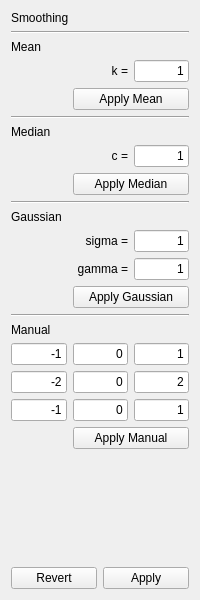
<?xml version="1.0" encoding="UTF-8"?>
<ui version="4.0">
 <class>SmoothingInspector</class>
 <widget class="QWidget" name="SmoothingInspector">
  <property name="geometry">
   <rect>
    <x>0</x>
    <y>0</y>
    <width>200</width>
    <height>600</height>
   </rect>
  </property>
  <property name="minimumSize">
   <size>
    <width>200</width>
    <height>0</height>
   </size>
  </property>
  <property name="maximumSize">
   <size>
    <width>200</width>
    <height>16777215</height>
   </size>
  </property>
  <property name="windowTitle">
   <string>Form</string>
  </property>
  <layout class="QVBoxLayout" name="verticalLayout">
   <item>
    <layout class="QGridLayout" name="gridLayout">
     <item row="7" column="2">
      <widget class="QLineEdit" name="logLineEdit">
       <property name="sizePolicy">
        <sizepolicy hsizetype="Minimum" vsizetype="Fixed">
         <horstretch>0</horstretch>
         <verstretch>0</verstretch>
        </sizepolicy>
       </property>
       <property name="layoutDirection">
        <enum>Qt::LeftToRight</enum>
       </property>
       <property name="text">
        <string>1</string>
       </property>
       <property name="alignment">
        <set>Qt::AlignRight|Qt::AlignTrailing|Qt::AlignVCenter</set>
       </property>
      </widget>
     </item>
     <item row="6" column="0">
      <widget class="QLabel" name="rotationLabel">
       <property name="text">
        <string>Median</string>
       </property>
      </widget>
     </item>
     <item row="3" column="2">
      <widget class="QLineEdit" name="linearLineEdit">
       <property name="sizePolicy">
        <sizepolicy hsizetype="Minimum" vsizetype="Fixed">
         <horstretch>0</horstretch>
         <verstretch>0</verstretch>
        </sizepolicy>
       </property>
       <property name="text">
        <string>1</string>
       </property>
       <property name="alignment">
        <set>Qt::AlignRight|Qt::AlignTrailing|Qt::AlignVCenter</set>
       </property>
      </widget>
     </item>
     <item row="0" column="0" colspan="3">
      <widget class="QLabel" name="smoothingLabel">
       <property name="text">
        <string>Smoothing</string>
       </property>
      </widget>
     </item>
     <item row="10" column="0">
      <widget class="QLabel" name="label_3">
       <property name="text">
        <string>Gaussian</string>
       </property>
      </widget>
     </item>
     <item row="2" column="0">
      <widget class="QLabel" name="label">
       <property name="text">
        <string>Mean</string>
       </property>
      </widget>
     </item>
     <item row="11" column="2">
      <widget class="QLineEdit" name="powerCLineEdit">
       <property name="sizePolicy">
        <sizepolicy hsizetype="Minimum" vsizetype="Fixed">
         <horstretch>0</horstretch>
         <verstretch>0</verstretch>
        </sizepolicy>
       </property>
       <property name="text">
        <string>1</string>
       </property>
       <property name="alignment">
        <set>Qt::AlignRight|Qt::AlignTrailing|Qt::AlignVCenter</set>
       </property>
      </widget>
     </item>
     <item row="5" column="0" colspan="3">
      <widget class="Line" name="line">
       <property name="orientation">
        <enum>Qt::Horizontal</enum>
       </property>
      </widget>
     </item>
     <item row="1" column="0" colspan="3">
      <widget class="Line" name="line_2">
       <property name="orientation">
        <enum>Qt::Horizontal</enum>
       </property>
      </widget>
     </item>
     <item row="12" column="2">
      <widget class="QLineEdit" name="powerGammaLineEdit">
       <property name="sizePolicy">
        <sizepolicy hsizetype="Minimum" vsizetype="Fixed">
         <horstretch>0</horstretch>
         <verstretch>0</verstretch>
        </sizepolicy>
       </property>
       <property name="text">
        <string>1</string>
       </property>
       <property name="alignment">
        <set>Qt::AlignRight|Qt::AlignTrailing|Qt::AlignVCenter</set>
       </property>
      </widget>
     </item>
     <item row="20" column="0" colspan="3">
      <spacer name="verticalSpacer">
       <property name="orientation">
        <enum>Qt::Vertical</enum>
       </property>
       <property name="sizeHint" stdset="0">
        <size>
         <width>20</width>
         <height>40</height>
        </size>
       </property>
      </spacer>
     </item>
     <item row="15" column="0">
      <widget class="QLabel" name="label_6">
       <property name="text">
        <string>Manual</string>
       </property>
      </widget>
     </item>
     <item row="3" column="1">
      <widget class="QLabel" name="label_2">
       <property name="text">
        <string>k =</string>
       </property>
       <property name="alignment">
        <set>Qt::AlignRight|Qt::AlignTrailing|Qt::AlignVCenter</set>
       </property>
      </widget>
     </item>
     <item row="19" column="1" colspan="2">
      <widget class="QPushButton" name="manualButton">
       <property name="text">
        <string>Apply Manual</string>
       </property>
      </widget>
     </item>
     <item row="9" column="0" colspan="3">
      <widget class="Line" name="line_3">
       <property name="orientation">
        <enum>Qt::Horizontal</enum>
       </property>
      </widget>
     </item>
     <item row="17" column="0">
      <widget class="QLineEdit" name="manual10LineEdit">
       <property name="sizePolicy">
        <sizepolicy hsizetype="Minimum" vsizetype="Fixed">
         <horstretch>0</horstretch>
         <verstretch>0</verstretch>
        </sizepolicy>
       </property>
       <property name="text">
        <string>-2</string>
       </property>
       <property name="alignment">
        <set>Qt::AlignRight|Qt::AlignTrailing|Qt::AlignVCenter</set>
       </property>
      </widget>
     </item>
     <item row="7" column="1">
      <widget class="QLabel" name="zoomLabel">
       <property name="text">
        <string>c =</string>
       </property>
       <property name="alignment">
        <set>Qt::AlignRight|Qt::AlignTrailing|Qt::AlignVCenter</set>
       </property>
      </widget>
     </item>
     <item row="18" column="0">
      <widget class="QLineEdit" name="manual20LineEdit">
       <property name="sizePolicy">
        <sizepolicy hsizetype="Minimum" vsizetype="Fixed">
         <horstretch>0</horstretch>
         <verstretch>0</verstretch>
        </sizepolicy>
       </property>
       <property name="text">
        <string>-1</string>
       </property>
       <property name="alignment">
        <set>Qt::AlignRight|Qt::AlignTrailing|Qt::AlignVCenter</set>
       </property>
      </widget>
     </item>
     <item row="11" column="1">
      <widget class="QLabel" name="label_4">
       <property name="text">
        <string>sigma =</string>
       </property>
       <property name="alignment">
        <set>Qt::AlignRight|Qt::AlignTrailing|Qt::AlignVCenter</set>
       </property>
      </widget>
     </item>
     <item row="18" column="1">
      <widget class="QLineEdit" name="manual21LineEdit">
       <property name="sizePolicy">
        <sizepolicy hsizetype="Minimum" vsizetype="Fixed">
         <horstretch>0</horstretch>
         <verstretch>0</verstretch>
        </sizepolicy>
       </property>
       <property name="text">
        <string>0</string>
       </property>
       <property name="alignment">
        <set>Qt::AlignRight|Qt::AlignTrailing|Qt::AlignVCenter</set>
       </property>
      </widget>
     </item>
     <item row="17" column="1">
      <widget class="QLineEdit" name="manual11LineEdit">
       <property name="sizePolicy">
        <sizepolicy hsizetype="Minimum" vsizetype="Fixed">
         <horstretch>0</horstretch>
         <verstretch>0</verstretch>
        </sizepolicy>
       </property>
       <property name="text">
        <string>0</string>
       </property>
       <property name="alignment">
        <set>Qt::AlignRight|Qt::AlignTrailing|Qt::AlignVCenter</set>
       </property>
      </widget>
     </item>
     <item row="17" column="2">
      <widget class="QLineEdit" name="manual12LineEdit">
       <property name="sizePolicy">
        <sizepolicy hsizetype="Minimum" vsizetype="Fixed">
         <horstretch>0</horstretch>
         <verstretch>0</verstretch>
        </sizepolicy>
       </property>
       <property name="text">
        <string>2</string>
       </property>
       <property name="alignment">
        <set>Qt::AlignRight|Qt::AlignTrailing|Qt::AlignVCenter</set>
       </property>
      </widget>
     </item>
     <item row="12" column="1">
      <widget class="QLabel" name="label_5">
       <property name="text">
        <string>gamma =</string>
       </property>
       <property name="alignment">
        <set>Qt::AlignRight|Qt::AlignTrailing|Qt::AlignVCenter</set>
       </property>
      </widget>
     </item>
     <item row="4" column="1" colspan="2">
      <widget class="QPushButton" name="meanButton">
       <property name="text">
        <string>Apply Mean</string>
       </property>
      </widget>
     </item>
     <item row="8" column="1" colspan="2">
      <widget class="QPushButton" name="medianButton">
       <property name="text">
        <string>Apply Median</string>
       </property>
      </widget>
     </item>
     <item row="13" column="1" colspan="2">
      <widget class="QPushButton" name="gaussianButton">
       <property name="text">
        <string>Apply Gaussian</string>
       </property>
      </widget>
     </item>
     <item row="16" column="1">
      <widget class="QLineEdit" name="manual01LineEdit">
       <property name="sizePolicy">
        <sizepolicy hsizetype="Minimum" vsizetype="Fixed">
         <horstretch>0</horstretch>
         <verstretch>0</verstretch>
        </sizepolicy>
       </property>
       <property name="text">
        <string>0</string>
       </property>
       <property name="alignment">
        <set>Qt::AlignRight|Qt::AlignTrailing|Qt::AlignVCenter</set>
       </property>
      </widget>
     </item>
     <item row="16" column="2">
      <widget class="QLineEdit" name="manual02LineEdit">
       <property name="sizePolicy">
        <sizepolicy hsizetype="Minimum" vsizetype="Fixed">
         <horstretch>0</horstretch>
         <verstretch>0</verstretch>
        </sizepolicy>
       </property>
       <property name="text">
        <string>1</string>
       </property>
       <property name="alignment">
        <set>Qt::AlignRight|Qt::AlignTrailing|Qt::AlignVCenter</set>
       </property>
      </widget>
     </item>
     <item row="18" column="2">
      <widget class="QLineEdit" name="manual22LineEdit">
       <property name="sizePolicy">
        <sizepolicy hsizetype="Minimum" vsizetype="Fixed">
         <horstretch>0</horstretch>
         <verstretch>0</verstretch>
        </sizepolicy>
       </property>
       <property name="text">
        <string>1</string>
       </property>
       <property name="alignment">
        <set>Qt::AlignRight|Qt::AlignTrailing|Qt::AlignVCenter</set>
       </property>
      </widget>
     </item>
     <item row="16" column="0">
      <widget class="QLineEdit" name="manual00LineEdit">
       <property name="sizePolicy">
        <sizepolicy hsizetype="Minimum" vsizetype="Fixed">
         <horstretch>0</horstretch>
         <verstretch>0</verstretch>
        </sizepolicy>
       </property>
       <property name="text">
        <string>-1</string>
       </property>
       <property name="alignment">
        <set>Qt::AlignRight|Qt::AlignTrailing|Qt::AlignVCenter</set>
       </property>
      </widget>
     </item>
     <item row="14" column="0" colspan="3">
      <widget class="Line" name="line_4">
       <property name="orientation">
        <enum>Qt::Horizontal</enum>
       </property>
      </widget>
     </item>
    </layout>
   </item>
   <item>
    <layout class="QHBoxLayout" name="BottomButtonsLayout">
     <item>
      <widget class="QPushButton" name="revertPushButton">
       <property name="text">
        <string>Revert</string>
       </property>
      </widget>
     </item>
     <item>
      <widget class="QPushButton" name="applyPushButton">
       <property name="text">
        <string>Apply</string>
       </property>
      </widget>
     </item>
    </layout>
   </item>
  </layout>
 </widget>
 <resources/>
 <connections/>
</ui>
